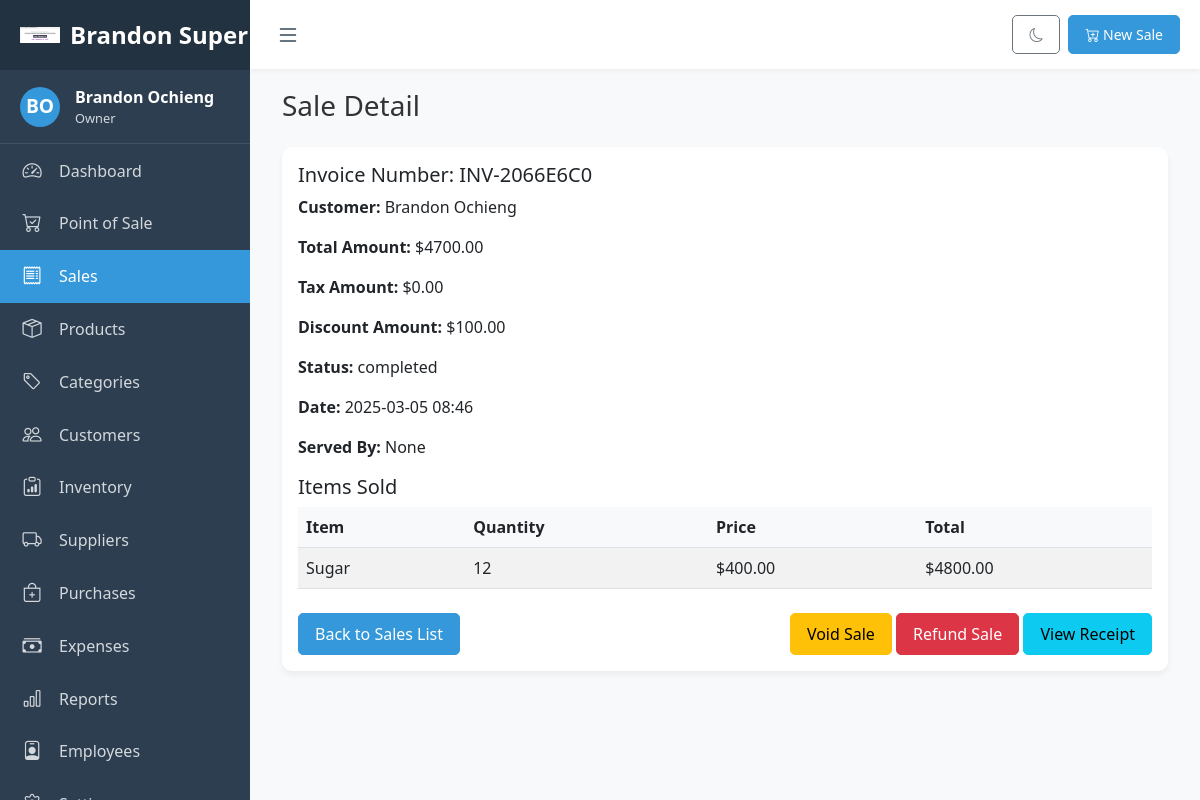
/pos/sales/4/ (signed in), run on the app's committed database.
### pos_app/models.py (models this page shows, shortened)
class Business(models.Model):
    BUSINESS_TYPE_CHOICES = [
        ('Type1', 'Type 1'),
        ('Type2', 'Type 2'),
    ]
    CURRENCY_SYMBOL_CHOICES = [
        ('$', '$ - US Dollar'),
        ('€', '€ - Euro'),
        ('£', '£ - British Pound'),
        ('¥', '¥ - Japanese Yen'),
        ('₹', '₹ - Indian Rupee'),
        ('₩', '₩ - South Korean Won'),
        ('KSh', 'KSh - Kenyan Shilling'),  # Added Kenyan Shilling
    ]
    name = models.CharField(max_length=255)
    business_type = models.CharField(max_length=50, choices=BUSINESS_TYPE_CHOICES, default='Type1')
    address = models.TextField(blank=True, null=True)
    phone = models.CharField(max_length=20, blank=True, null=True)
    email = models.EmailField(blank=True, null=True)
    website = models.URLField(blank=True, null=True)
    logo = models.ImageField(upload_to='business_logos/', blank=True, null=True)
    tax_rate = models.DecimalField(max_digits=5, decimal_places=2, default=0.00)
    currency_symbol = models.CharField(max_length=5, choices=CURRENCY_SYMBOL_CHOICES, default='$')
    owner = models.ForeignKey(User, on_delete=models.CASCADE, related_name='owned_businesses')
    created_at = models.DateTimeField(auto_now_add=True)
    updated_at = models.DateTimeField(auto_now=True)

class Sale(models.Model):
    PAYMENT_CHOICES = [
        ('cash', 'Cash'),
        ('card', 'Credit/Debit Card'),
        ('bank_transfer', 'Bank Transfer'),
        ('mobile_payment', 'Mobile Payment'),
        ('loyalty_points', 'Loyalty Points'),
        ('mixed', 'Mixed Payment'),
    ]
    STATUS_CHOICES = [
        ('completed', 'Completed'),
        ('refunded', 'Refunded'),
        ('partially_refunded', 'Partially Refunded'),
        ('cancelled', 'Cancelled'),
    ]
    invoice_number = models.CharField(max_length=50, unique=True, editable=False)
    business = models.ForeignKey(Business, on_delete=models.CASCADE, related_name='sales')
    customer = models.ForeignKey(Customer, on_delete=models.SET_NULL, null=True, blank=True, related_name='sales')
    employee = models.ForeignKey(Employee, on_delete=models.SET_NULL, null=True, related_name='sales')
    subtotal = models.DecimalField(max_digits=10, decimal_places=2, default=0)
    tax_amount = models.DecimalField(max_digits=10, decimal_places=2, default=0)
    discount_amount = models.DecimalField(max_digits=10, decimal_places=2, default=0)
    total_amount = models.DecimalField(max_digits=10, decimal_places=2, default=0)
    payment_method = models.CharField(max_length=20, choices=PAYMENT_CHOICES, default='cash')
    payment_reference = models.CharField(max_length=100, blank=True, null=True)  # For card/transfer references
    status = models.CharField(max_length=20, choices=STATUS_CHOICES, default='completed')
    notes = models.TextField(blank=True, null=True)
    loyalty_points_earned = models.DecimalField(max_digits=10, decimal_places=2, default=0)
    loyalty_points_used = models.DecimalField(max_digits=10, decimal_places=2, default=0)
    created_at = models.DateTimeField(default=timezone.now)
    updated_at = models.DateTimeField(auto_now=True)

class Customer(models.Model):
    first_name = models.CharField(max_length=100)
    last_name = models.CharField(max_length=100)
    email = models.EmailField(blank=True, null=True)
    phone = models.CharField(max_length=20, blank=True, null=True)
    address = models.TextField(blank=True, null=True)
    loyalty_points = models.DecimalField(max_digits=10, decimal_places=2, default=0)
    business = models.ForeignKey(Business, on_delete=models.CASCADE, related_name='customers')
    created_at = models.DateTimeField(auto_now_add=True)
    updated_at = models.DateTimeField(auto_now=True)
    @property
    def full_name(self):
        return f"{self.first_name} {self.last_name}"

class SaleItem(models.Model):
    sale = models.ForeignKey(Sale, on_delete=models.CASCADE, related_name='items')
    product = models.ForeignKey(Product, on_delete=models.CASCADE, related_name='sale_items')
    quantity = models.PositiveIntegerField(default=1)
    unit_price = models.DecimalField(max_digits=10, decimal_places=2)
    subtotal = models.DecimalField(max_digits=10, decimal_places=2)

class Product(models.Model):
    UNIT_CHOICES = [
        ('pcs', 'Pieces'),
        ('kg', 'Kilograms'),
        ('ltr', 'Liters'),
        ('box', 'Boxes'),
    ]
    name = models.CharField(max_length=255)
    description = models.TextField(blank=True, null=True)
    sku = models.CharField(max_length=50, blank=True, null=True)
    barcode = models.CharField(max_length=50, blank=True, null=True)
    category = models.ForeignKey(Category, on_delete=models.SET_NULL, null=True, blank=True, related_name='products')
    purchase_price = models.DecimalField(max_digits=10, decimal_places=2, validators=[MinValueValidator(0)])
    selling_price = models.DecimalField(max_digits=10, decimal_places=2, validators=[MinValueValidator(0)])
    stock_quantity = models.PositiveIntegerField(default=0)
    unit = models.CharField(max_length=10, choices=UNIT_CHOICES, default='pcs')  # New unit field
    image = models.ImageField(upload_to='product_images/', blank=True, null=True)
    is_active = models.BooleanField(default=True)
    business = models.ForeignKey(Business, on_delete=models.CASCADE, related_name='products')
    created_at = models.DateTimeField(auto_now_add=True)
    updated_at = models.DateTimeField(auto_now=True)

### pos_app/views.py (the view)
# urls.py: path('sales/<int:pk>/', views.sale_detail, name='sale_detail'),
@login_required
def sale_detail(request, pk):
    business = get_business_for_user(request.user)
    if not business:
        return redirect('pos:business_setup')
    role = get_user_role(request.user, business)
    if not role:
        messages.error(request, 'You do not have access to this business')
        return redirect('pos:login')
    sale = get_object_or_404(Sale, pk=pk, business=business)
    items = sale.items.all()
    context = {
        'business': business,
        'role': role,
        'sale': sale,
        'items': items,
    }
    return render(request, 'pos_app/sale_detail.html', context)

### pos_app/templates/pos_app/sale_detail.html (shortened to what this page needs)
{% extends 'pos_app/base.html' %}
{% block content %}
<div class="container-fluid">
    <h1 class="h3 mb-4 text-gray-800">Sale Detail</h1>
    <div class="card">
        <div class="card-body">
            <h5>Invoice Number: {{ sale.invoice_number }}</h5>
            <p><strong>Customer:</strong> {{ sale.customer.full_name }}</p>
            <p><strong>Total Amount:</strong> ${{ sale.total_amount|floatformat:2 }}</p>
            <p><strong>Tax Amount:</strong> ${{ sale.tax_amount|floatformat:2 }}</p>
            <p><strong>Discount Amount:</strong> ${{ sale.discount_amount|floatformat:2 }}</p>
            <p><strong>Status:</strong> {{ sale.status }}</p>
            <p><strong>Date:</strong> {{ sale.created_at|date:"Y-m-d H:i" }}</p>
            <p><strong>Served By:</strong> {{ sale.employee }}</p>
            <h5>Items Sold</h5>
            <table class="table table-striped">
                <thead>
                    <tr>
                        <th>Item</th>
                        <th>Quantity</th>
                        <th>Price</th>
                        <th>Total</th>
                    </tr>
                </thead>
                <tbody>
                    {% for item in items %}
                        <tr>
                            <td>{{ item.product.name }}</td>
                            <td>{{ item.quantity }}</td>
                            <td>${{ item.unit_price|floatformat:2 }}</td>
                            <td>${{ item.subtotal|floatformat:2 }}</td>
                        </tr>
                    {% empty %}
                        <tr>
                            <td colspan="4" class="text-center">No items found for this sale.</td>
                        </tr>
                    {% endfor %}
                </tbody>
            </table>
            <div class="d-flex justify-content-between mt-4">
                <a href="{% url 'pos:sales_list' %}" class="btn btn-primary">Back to Sales List</a>
                <div>
                    <a href="{% url 'pos:sale_void' sale.id %}" class="btn btn-warning" onclick="return confirm('Are you sure you want to void this sale?');">Void Sale</a>
                    <a href="{% url 'pos:sale_refund' sale.id %}" class="btn btn-danger" onclick="return confirm('Are you sure you want to refund this sale?');">Refund Sale</a>
                    <a href="{% url 'pos:get_receipt' sale.id %}" class="btn btn-info">View Receipt</a>
                </div>
            </div>
        </div>
    </div>
</div>
{% endblock %}

### pos_app/templates/pos_app/base.html (shortened to what this page needs)
<!DOCTYPE html>
<html lang="en">
<head>
    {% load static %}
    <link href="https://cdn.jsdelivr.net/npm/bootstrap@5.3.0/dist/css/bootstrap.min.css" rel="stylesheet">
    <link rel="stylesheet" href="https://cdn.jsdelivr.net/npm/bootstrap-icons@1.10.5/font/bootstrap-icons.css">
    <link rel="stylesheet" href="https://cdn.jsdelivr.net/npm/select2@4.1.0-rc.0/dist/css/select2.min.css">
    <link rel="stylesheet" href="https://cdn.jsdelivr.net/npm/select2-bootstrap-5-theme@1.3.0/dist/select2-bootstrap-5-theme.min.css">
    <link rel="stylesheet" href="https://cdn.jsdelivr.net/npm/daterangepicker/daterangepicker.css">
    <link rel="stylesheet" href="https://cdn.jsdelivr.net/npm/sweetalert2@11.0.19/dist/sweetalert2.min.css">
    <link rel="stylesheet" href="{% static 'css/base.css' %}">
</head>
<body>
    {% if user.is_authenticated and business %}
    <div class="sidebar" id="sidebar">
        <div class="sidebar-header">
            {% if business.logo %}
            <img src="{{ business.logo.url }}" alt="{{ business.name }}" class="logo-icon">
            {% else %}
            <div class="logo-icon user-avatar">
                <i class="bi bi-shop"></i>
            </div>
            {% endif %}
            <div class="logo-text">{{ business.name }}</div>
        </div>
        <div class="user-info">
            <div class="user-avatar">
                {{ user.first_name|first|upper }}{{ user.last_name|first|upper }}
            </div>
            <div class="user-details">
                <div class="user-name">{{ user.get_full_name }}</div>
                <div class="user-role">{{ role|title }}</div>
            </div>
        </div>
        <ul class="nav flex-column">
            <li class="nav-item">
                <a href="{% url 'pos:dashboard' %}" class="nav-link {% if request.resolver_match.url_name == 'dashboard' %}active{% endif %}">
                    <i class="bi bi-speedometer2"></i>
                    <span>Dashboard</span>
                </a>
            </li>
            <li class="nav-item">
                <a href="{% url 'pos:pos' %}" class="nav-link {% if request.resolver_match.url_name == 'pos' %}active{% endif %}">
                    <i class="bi bi-cart-check"></i>
                    <span>Point of Sale</span>
                </a>
            </li>
            <li class="nav-item">
                <a href="{% url 'pos:sales_list' %}" class="nav-link {% if 'sale' in request.resolver_match.url_name %}active{% endif %}">
                    <i class="bi bi-receipt"></i>
                    <span>Sales</span>
                </a>
            </li>
            <li class="nav-item">
                <a href="{% url 'pos:product_list' %}" class="nav-link {% if 'product' in request.resolver_match.url_name %}active{% endif %}">
                    <i class="bi bi-box-seam"></i>
                    <span>Products</span>
                </a>
            </li>
            <li class="nav-item">
                <a href="{% url 'pos:category_list' %}" class="nav-link {% if 'category' in request.resolver_match.url_name %}active{% endif %}">
                    <i class="bi bi-tag"></i>
                    <span>Categories</span>
                </a>
            </li>
            <li class="nav-item">
                <a href="{% url 'pos:customer_list' %}" class="nav-link {% if 'customer' in request.resolver_match.url_name %}active{% endif %}">
                    <i class="bi bi-people"></i>
                    <span>Customers</span>
                </a>
            </li>
            {% if role in 'owner,admin,manager,inventory' %}
            <li class="nav-item">
                <a href="{% url 'pos:inventory_list' %}" class="nav-link {% if 'inventory' in request.resolver_match.url_name %}active{% endif %}">
                    <i class="bi bi-clipboard-data"></i>
                    <span>Inventory</span>
                </a>
            </li>
            <li class="nav-item">
                <a href="{% url 'pos:supplier_list' %}" class="nav-link {% if 'supplier' in request.resolver_match.url_name %}active{% endif %}">
                    <i class="bi bi-truck"></i>
                    <span>Suppliers</span>
                </a>
            </li>
            <li class="nav-item">
                <a href="{% url 'pos:purchase_list' %}" class="nav-link {% if 'purchase' in request.resolver_match.url_name %}active{% endif %}">
                    <i class="bi bi-bag-plus"></i>
                    <span>Purchases</span>
                </a>
            </li>
            {% endif %}
            {% if role in 'owner,admin,manager' %}
            <li class="nav-item">
                <a href="{% url 'pos:expense_list' %}" class="nav-link {% if 'expense' in request.resolver_match.url_name %}active{% endif %}">
                    <i class="bi bi-cash-stack"></i>
                    <span>Expenses</span>
                </a>
            </li>
            <li class="nav-item">
                <a href="{% url 'pos:reports' %}" class="nav-link {% if request.resolver_match.url_name == 'reports' %}active{% endif %}">
                    <i class="bi bi-bar-chart"></i>
                    <span>Reports</span>
                </a>
            </li>
            {% endif %}
            {% if role in 'owner,admin,manager' %}
            <li class="nav-item">
                <a href="{% url 'pos:employee_list' %}" class="nav-link {% if 'employee' in request.resolver_match.url_name %}active{% endif %}">
                    <i class="bi bi-person-badge"></i>
                    <span>Employees</span>
                </a>
            </li>
            {% endif %}
            {% if role in 'owner,admin' %}
            <li class="nav-item">
                <a href="{% url 'pos:settings' %}" class="nav-link {% if request.resolver_match.url_name == 'settings' %}active{% endif %}">
                    <i class="bi bi-gear"></i>
                    <span>Settings</span>
                </a>
            </li>
            {% endif %}
        </ul>
    </div>
    <div class="main-content" id="main-content">
        <div class="top-navbar">
            <button class="toggle-sidebar" id="toggle-sidebar" title="Toggle Sidebar">
                <i class="bi bi-list"></i>
            </button>
            <div class="navbar-actions">
                <button class="btn btn-sm btn-outline-secondary" id="toggle-dark-mode" title="Toggle Dark Mode">
                    <i class="bi bi-moon"></i>
                </button>
                {% if role in 'owner,admin,manager,cashier' %}
                <a href="{% url 'pos:pos' %}" class="btn btn-sm btn-primary ms-2">
                    <i class="bi bi-cart-plus"></i> New Sale
                </a>
                {% endif %}
            </div>
        </div>
        <div class="content-wrapper fade-in">
            {% block content %}{% endblock %}
        </div>
    </div>
    {% else %}
    <div class="auth-wrapper fade-in">
        {% block auth_content %}{% endblock %}
    </div>
    {% endif %}
</body>
</html>

### data on the page
Business: logo (picture), name "Brandon…"
Sale: invoice_number "INV-2066E6C0", customer.full_name "Brandon Ochieng", total_amount "4700.00", tax_amount "0.00", discount_amount "100.00", status "completed", created_at "2025-03-05 08:46", employee "None"
SaleItem: product.name "Sugar", quantity "12", unit_price "400.00", subtotal "4800.00"

### other printed values
{{ user.first_name|first|upper }} "B"
{{ user.last_name|first|upper }} "O"
{{ user.get_full_name }} "Brandon Ochieng"
{{ role|title }} "Owner"
